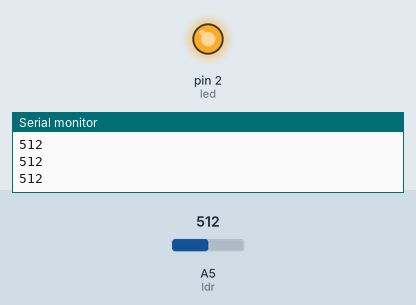
Recording of a sketch running on a simulated Arduino Uno, built with avr-gcc and run on an emulated ATmega328P. Parts: output pins drawn as LEDs (lit = HIGH), the last lines printed to the serial monitor. The test bench sets the inputs (shaded band); at power-on: A5 (ldr) = 512.

Above: at 1.2 s.
1.3 s: A5 (ldr) set to 111
2.8 s: A5 (ldr) set to 92
At 4.0 s:
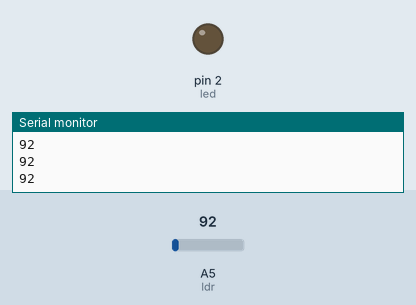
4.3 s: A5 (ldr) set to 122
At 5.1 s:
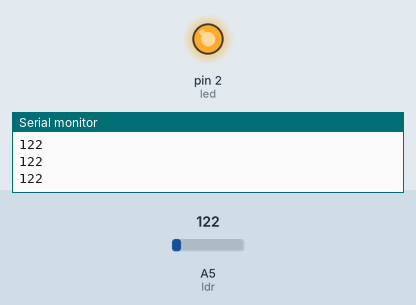
5.8 s: A5 (ldr) set to 0
At 6.2 s:
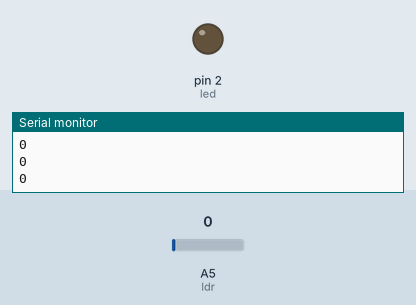
Timing chart, 0 to 8.3 s (numbered marks = the images above; inputs shaded):
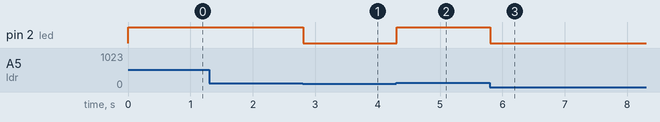

Measured:
- the behaviour switches between 101 and 100 on A5 (ldr) (found by bisection; images 0 and 1)
- after the input at 2.8 s, pin 2 (led): HIGH → LOW at once
- after the input at 4.3 s, pin 2 (led): LOW → HIGH at once
- after the input at 5.8 s, pin 2 (led): HIGH → LOW at once

The sketch:

Sensor_LDR.ino
```cpp
int led = 2;//declara o pino 2 como led
int ldr = A5;//declara ldr como pino A5
int padrao = 100;//declara a variavel padrao com um valor
void setup()//função de declaração
{
Serial.begin(9600);//inicia comunicação serial
pinMode(ldr,INPUT);//declara ldr como entrada
pinMode(led,OUTPUT);//declara led como saida
}

void loop()
{
Serial.println(analogRead(ldr));
  //imprime no monitor serial o valor de leitura de ldr
if(analogRead(ldr)>padrao)
  //caso o valor de leitura de ldr seja maior que o padrao
  digitalWrite(led,HIGH);//envia carga a led
  else
    //caso o valor de leitura de ldr nao seja maior que o padrao
    digitalWrite(led,LOW);//retira carga de led
delay(10);//pausa o programa por 10 milisegundos
}
```
